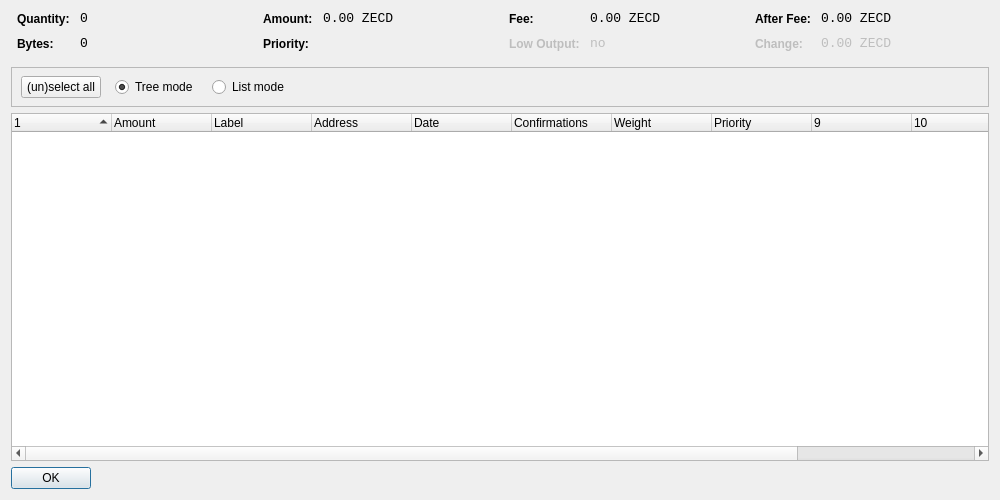
<?xml version="1.0" encoding="UTF-8"?>
<ui version="4.0">
 <class>CoinControlDialog</class>
 <widget class="QWidget" name="CoinControlDialog">
  <property name="geometry">
   <rect>
    <x>0</x>
    <y>0</y>
    <width>1000</width>
    <height>500</height>
   </rect>
  </property>
  <property name="windowTitle">
   <string>Coin Control</string>
  </property>
  <layout class="QVBoxLayout" name="verticalLayout">
   <item>
    <layout class="QHBoxLayout" name="horizontalLayoutTop" stretch="0,0,0,0">
     <property name="topMargin">
      <number>0</number>
     </property>
     <property name="bottomMargin">
      <number>10</number>
     </property>
     <item>
      <layout class="QFormLayout" name="formLayoutCoinControl1">
       <property name="horizontalSpacing">
        <number>10</number>
       </property>
       <property name="verticalSpacing">
        <number>10</number>
       </property>
       <property name="leftMargin">
        <number>6</number>
       </property>
       <property name="rightMargin">
        <number>6</number>
       </property>
       <item row="0" column="0">
        <widget class="QLabel" name="labelCoinControlQuantityText">
         <property name="styleSheet">
          <string notr="true">font-weight:bold;</string>
         </property>
         <property name="text">
          <string>Quantity:</string>
         </property>
        </widget>
       </item>
       <item row="0" column="1">
        <widget class="QLabel" name="labelCoinControlQuantity">
         <property name="font">
          <font>
           <family>Monospace</family>
           <pointsize>10</pointsize>
          </font>
         </property>
         <property name="cursor">
          <cursorShape>IBeamCursor</cursorShape>
         </property>
         <property name="contextMenuPolicy">
          <enum>Qt::ActionsContextMenu</enum>
         </property>
         <property name="text">
          <string notr="true">0</string>
         </property>
         <property name="textInteractionFlags">
          <set>Qt::LinksAccessibleByMouse|Qt::TextSelectableByKeyboard|Qt::TextSelectableByMouse</set>
         </property>
        </widget>
       </item>
       <item row="1" column="0">
        <widget class="QLabel" name="labelCoinControlBytesText">
         <property name="styleSheet">
          <string notr="true">font-weight:bold;</string>
         </property>
         <property name="text">
          <string>Bytes:</string>
         </property>
        </widget>
       </item>
       <item row="1" column="1">
        <widget class="QLabel" name="labelCoinControlBytes">
         <property name="font">
          <font>
           <family>Monospace</family>
           <pointsize>10</pointsize>
          </font>
         </property>
         <property name="cursor">
          <cursorShape>IBeamCursor</cursorShape>
         </property>
         <property name="contextMenuPolicy">
          <enum>Qt::ActionsContextMenu</enum>
         </property>
         <property name="text">
          <string notr="true">0</string>
         </property>
         <property name="textInteractionFlags">
          <set>Qt::LinksAccessibleByMouse|Qt::TextSelectableByKeyboard|Qt::TextSelectableByMouse</set>
         </property>
        </widget>
       </item>
      </layout>
     </item>
     <item>
      <layout class="QFormLayout" name="formLayoutCoinControl2">
       <property name="horizontalSpacing">
        <number>10</number>
       </property>
       <property name="verticalSpacing">
        <number>10</number>
       </property>
       <property name="leftMargin">
        <number>6</number>
       </property>
       <property name="rightMargin">
        <number>6</number>
       </property>
       <item row="0" column="0">
        <widget class="QLabel" name="labelCoinControlAmountText">
         <property name="styleSheet">
          <string notr="true">font-weight:bold;</string>
         </property>
         <property name="text">
          <string>Amount:</string>
         </property>
        </widget>
       </item>
       <item row="0" column="1">
        <widget class="QLabel" name="labelCoinControlAmount">
         <property name="font">
          <font>
           <family>Monospace</family>
           <pointsize>10</pointsize>
          </font>
         </property>
         <property name="cursor">
          <cursorShape>IBeamCursor</cursorShape>
         </property>
         <property name="contextMenuPolicy">
          <enum>Qt::ActionsContextMenu</enum>
         </property>
         <property name="text">
          <string notr="true">0.00 ZECD</string>
         </property>
         <property name="textInteractionFlags">
          <set>Qt::LinksAccessibleByMouse|Qt::TextSelectableByKeyboard|Qt::TextSelectableByMouse</set>
         </property>
        </widget>
       </item>
       <item row="1" column="0">
        <widget class="QLabel" name="labelCoinControlPriorityText">
         <property name="styleSheet">
          <string notr="true">font-weight:bold;</string>
         </property>
         <property name="text">
          <string>Priority:</string>
         </property>
        </widget>
       </item>
       <item row="1" column="1">
        <widget class="QLabel" name="labelCoinControlPriority">
         <property name="font">
          <font>
           <family>Monospace</family>
           <pointsize>10</pointsize>
          </font>
         </property>
         <property name="cursor">
          <cursorShape>IBeamCursor</cursorShape>
         </property>
         <property name="contextMenuPolicy">
          <enum>Qt::ActionsContextMenu</enum>
         </property>
         <property name="text">
          <string/>
         </property>
         <property name="textInteractionFlags">
          <set>Qt::LinksAccessibleByMouse|Qt::TextSelectableByKeyboard|Qt::TextSelectableByMouse</set>
         </property>
        </widget>
       </item>
      </layout>
     </item>
     <item>
      <layout class="QFormLayout" name="formLayoutCoinControl3">
       <property name="horizontalSpacing">
        <number>10</number>
       </property>
       <property name="verticalSpacing">
        <number>10</number>
       </property>
       <property name="leftMargin">
        <number>6</number>
       </property>
       <property name="rightMargin">
        <number>6</number>
       </property>
       <item row="0" column="0">
        <widget class="QLabel" name="labelCoinControlFeeText">
         <property name="styleSheet">
          <string notr="true">font-weight:bold;</string>
         </property>
         <property name="text">
          <string>Fee:</string>
         </property>
        </widget>
       </item>
       <item row="0" column="1">
        <widget class="QLabel" name="labelCoinControlFee">
         <property name="font">
          <font>
           <family>Monospace</family>
           <pointsize>10</pointsize>
          </font>
         </property>
         <property name="cursor">
          <cursorShape>IBeamCursor</cursorShape>
         </property>
         <property name="contextMenuPolicy">
          <enum>Qt::ActionsContextMenu</enum>
         </property>
         <property name="text">
          <string notr="true">0.00 ZECD</string>
         </property>
         <property name="textInteractionFlags">
          <set>Qt::LinksAccessibleByMouse|Qt::TextSelectableByKeyboard|Qt::TextSelectableByMouse</set>
         </property>
        </widget>
       </item>
       <item row="1" column="0">
        <widget class="QLabel" name="labelCoinControlLowOutputText">
         <property name="enabled">
          <bool>false</bool>
         </property>
         <property name="styleSheet">
          <string notr="true">font-weight:bold;</string>
         </property>
         <property name="text">
          <string>Low Output:</string>
         </property>
        </widget>
       </item>
       <item row="1" column="1">
        <widget class="QLabel" name="labelCoinControlLowOutput">
         <property name="enabled">
          <bool>false</bool>
         </property>
         <property name="font">
          <font>
           <family>Monospace</family>
           <pointsize>10</pointsize>
          </font>
         </property>
         <property name="cursor">
          <cursorShape>IBeamCursor</cursorShape>
         </property>
         <property name="contextMenuPolicy">
          <enum>Qt::ActionsContextMenu</enum>
         </property>
         <property name="text">
          <string>no</string>
         </property>
         <property name="textInteractionFlags">
          <set>Qt::LinksAccessibleByMouse|Qt::TextSelectableByKeyboard|Qt::TextSelectableByMouse</set>
         </property>
        </widget>
       </item>
      </layout>
     </item>
     <item>
      <layout class="QFormLayout" name="formLayoutCoinControl4">
       <property name="horizontalSpacing">
        <number>10</number>
       </property>
       <property name="verticalSpacing">
        <number>10</number>
       </property>
       <property name="leftMargin">
        <number>6</number>
       </property>
       <property name="rightMargin">
        <number>6</number>
       </property>
       <item row="0" column="0">
        <widget class="QLabel" name="labelCoinControlAfterFeeText">
         <property name="styleSheet">
          <string notr="true">font-weight:bold;</string>
         </property>
         <property name="text">
          <string>After Fee:</string>
         </property>
        </widget>
       </item>
       <item row="0" column="1">
        <widget class="QLabel" name="labelCoinControlAfterFee">
         <property name="font">
          <font>
           <family>Monospace</family>
           <pointsize>10</pointsize>
          </font>
         </property>
         <property name="cursor">
          <cursorShape>IBeamCursor</cursorShape>
         </property>
         <property name="contextMenuPolicy">
          <enum>Qt::ActionsContextMenu</enum>
         </property>
         <property name="text">
          <string notr="true">0.00 ZECD</string>
         </property>
         <property name="textInteractionFlags">
          <set>Qt::LinksAccessibleByMouse|Qt::TextSelectableByKeyboard|Qt::TextSelectableByMouse</set>
         </property>
        </widget>
       </item>
       <item row="1" column="0">
        <widget class="QLabel" name="labelCoinControlChangeText">
         <property name="enabled">
          <bool>false</bool>
         </property>
         <property name="styleSheet">
          <string notr="true">font-weight:bold;</string>
         </property>
         <property name="text">
          <string>Change:</string>
         </property>
        </widget>
       </item>
       <item row="1" column="1">
        <widget class="QLabel" name="labelCoinControlChange">
         <property name="enabled">
          <bool>false</bool>
         </property>
         <property name="font">
          <font>
           <family>Monospace</family>
           <pointsize>10</pointsize>
          </font>
         </property>
         <property name="cursor">
          <cursorShape>IBeamCursor</cursorShape>
         </property>
         <property name="contextMenuPolicy">
          <enum>Qt::ActionsContextMenu</enum>
         </property>
         <property name="text">
          <string notr="true">0.00 ZECD</string>
         </property>
         <property name="textInteractionFlags">
          <set>Qt::LinksAccessibleByMouse|Qt::TextSelectableByKeyboard|Qt::TextSelectableByMouse</set>
         </property>
        </widget>
       </item>
      </layout>
     </item>
    </layout>
   </item>
   <item>
    <widget class="QFrame" name="frame">
     <property name="minimumSize">
      <size>
       <width>0</width>
       <height>40</height>
      </size>
     </property>
     <property name="frameShape">
      <enum>QFrame::StyledPanel</enum>
     </property>
     <property name="frameShadow">
      <enum>QFrame::Sunken</enum>
     </property>
     <widget class="QWidget" name="horizontalLayoutWidget">
      <property name="geometry">
       <rect>
        <x>10</x>
        <y>0</y>
        <width>781</width>
        <height>41</height>
       </rect>
      </property>
      <layout class="QHBoxLayout" name="horizontalLayoutPanel" stretch="0,0,0,0">
       <property name="spacing">
        <number>14</number>
       </property>
       <item>
        <widget class="QPushButton" name="pushButtonSelectAll">
         <property name="sizePolicy">
          <sizepolicy hsizetype="Maximum" vsizetype="Fixed">
           <horstretch>0</horstretch>
           <verstretch>0</verstretch>
          </sizepolicy>
         </property>
         <property name="text">
          <string>(un)select all</string>
         </property>
        </widget>
       </item>
       <item>
        <widget class="QRadioButton" name="radioTreeMode">
         <property name="sizePolicy">
          <sizepolicy hsizetype="Maximum" vsizetype="Fixed">
           <horstretch>0</horstretch>
           <verstretch>0</verstretch>
          </sizepolicy>
         </property>
         <property name="text">
          <string>Tree mode</string>
         </property>
         <property name="checked">
          <bool>true</bool>
         </property>
        </widget>
       </item>
       <item>
        <widget class="QRadioButton" name="radioListMode">
         <property name="sizePolicy">
          <sizepolicy hsizetype="Maximum" vsizetype="Fixed">
           <horstretch>0</horstretch>
           <verstretch>0</verstretch>
          </sizepolicy>
         </property>
         <property name="text">
          <string>List mode</string>
         </property>
        </widget>
       </item>
       <item>
        <spacer name="horizontalSpacer">
         <property name="orientation">
          <enum>Qt::Horizontal</enum>
         </property>
         <property name="sizeHint" stdset="0">
          <size>
           <width>40</width>
           <height>20</height>
          </size>
         </property>
        </spacer>
       </item>
      </layout>
     </widget>
    </widget>
   </item>
   <item>
    <widget class="CoinControlTreeWidget" name="treeWidget">
     <property name="contextMenuPolicy">
      <enum>Qt::CustomContextMenu</enum>
     </property>
     <property name="sortingEnabled">
      <bool>false</bool>
     </property>
     <property name="columnCount">
      <number>12</number>
     </property>
     <attribute name="headerShowSortIndicator" stdset="0">
      <bool>true</bool>
     </attribute>
     <attribute name="headerStretchLastSection">
      <bool>false</bool>
     </attribute>
     <column>
      <property name="text">
       <string/>
      </property>
     </column>
     <column>
      <property name="text">
       <string>Amount</string>
      </property>
     </column>
     <column>
      <property name="text">
       <string>Label</string>
      </property>
     </column>
     <column>
      <property name="text">
       <string>Address</string>
      </property>
     </column>
     <column>
      <property name="text">
       <string>Date</string>
      </property>
     </column>
     <column>
      <property name="text">
       <string>Confirmations</string>
      </property>
      <property name="toolTip">
       <string>Confirmed</string>
      </property>
     </column>
     <column>
      <property name="text">
       <string>Weight</string>
      </property>
     </column>
     <column>
      <property name="text">
       <string>Priority</string>
      </property>
     </column>
     <column>
      <property name="text">
       <string/>
      </property>
     </column>
     <column>
      <property name="text">
       <string/>
      </property>
     </column>
     <column>
      <property name="text">
       <string/>
      </property>
     </column>
     <column>
      <property name="text">
       <string/>
      </property>
     </column>
    </widget>
   </item>
   <item>
    <widget class="QDialogButtonBox" name="buttonBox">
     <property name="sizePolicy">
      <sizepolicy hsizetype="Maximum" vsizetype="Fixed">
       <horstretch>0</horstretch>
       <verstretch>0</verstretch>
      </sizepolicy>
     </property>
     <property name="orientation">
      <enum>Qt::Horizontal</enum>
     </property>
     <property name="standardButtons">
      <set>QDialogButtonBox::Ok</set>
     </property>
    </widget>
   </item>
  </layout>
 </widget>
 <customwidgets>
  <customwidget>
   <class>CoinControlTreeWidget</class>
   <extends>QTreeWidget</extends>
   <header>coincontroltreewidget.h</header>
  </customwidget>
 </customwidgets>
 <resources/>
 <connections/>
</ui>
